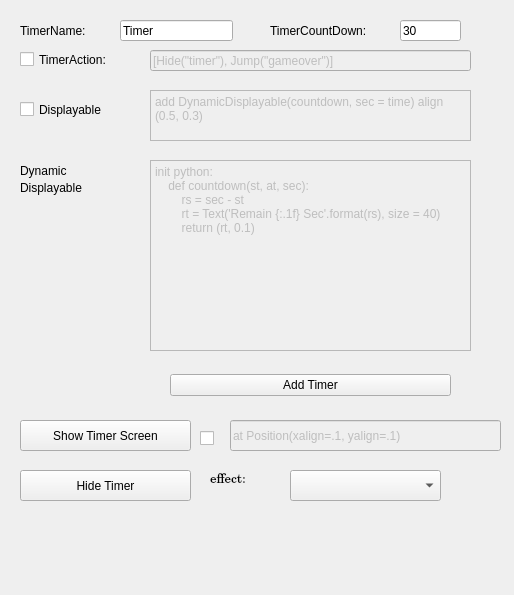
<?xml version="1.0" encoding="UTF-8"?>
<ui version="4.0">
 <class>TimerForm</class>
 <widget class="QWidget" name="TimerForm">
  <property name="enabled">
   <bool>true</bool>
  </property>
  <property name="geometry">
   <rect>
    <x>0</x>
    <y>0</y>
    <width>514</width>
    <height>595</height>
   </rect>
  </property>
  <property name="windowTitle">
   <string>Form</string>
  </property>
  <widget class="QLabel" name="label">
   <property name="geometry">
    <rect>
     <x>20</x>
     <y>20</y>
     <width>91</width>
     <height>21</height>
    </rect>
   </property>
   <property name="text">
    <string>TimerName:</string>
   </property>
  </widget>
  <widget class="QLabel" name="label_2">
   <property name="geometry">
    <rect>
     <x>270</x>
     <y>20</y>
     <width>121</width>
     <height>21</height>
    </rect>
   </property>
   <property name="text">
    <string>TimerCountDown:</string>
   </property>
  </widget>
  <widget class="QCheckBox" name="displayCheckBox">
   <property name="geometry">
    <rect>
     <x>20</x>
     <y>100</y>
     <width>131</width>
     <height>19</height>
    </rect>
   </property>
   <property name="text">
    <string>Displayable</string>
   </property>
  </widget>
  <widget class="QLineEdit" name="timerNamelineEdit">
   <property name="geometry">
    <rect>
     <x>120</x>
     <y>20</y>
     <width>113</width>
     <height>21</height>
    </rect>
   </property>
   <property name="text">
    <string>Timer</string>
   </property>
  </widget>
  <widget class="QLineEdit" name="timerCountDownlineEdit">
   <property name="geometry">
    <rect>
     <x>400</x>
     <y>20</y>
     <width>61</width>
     <height>21</height>
    </rect>
   </property>
   <property name="text">
    <string>30</string>
   </property>
  </widget>
  <widget class="QLineEdit" name="timerActionlineEdit">
   <property name="enabled">
    <bool>false</bool>
   </property>
   <property name="geometry">
    <rect>
     <x>150</x>
     <y>50</y>
     <width>321</width>
     <height>21</height>
    </rect>
   </property>
   <property name="text">
    <string>[Hide(&quot;timer&quot;), Jump(&quot;gameover&quot;)]</string>
   </property>
  </widget>
  <widget class="QPlainTextEdit" name="timerDisplayableLineEdit">
   <property name="enabled">
    <bool>false</bool>
   </property>
   <property name="geometry">
    <rect>
     <x>150</x>
     <y>90</y>
     <width>321</width>
     <height>51</height>
    </rect>
   </property>
   <property name="plainText">
    <string>add DynamicDisplayable(countdown, sec = time) align (0.5, 0.3)</string>
   </property>
  </widget>
  <widget class="QPlainTextEdit" name="timerPyPlainTextEdit">
   <property name="enabled">
    <bool>false</bool>
   </property>
   <property name="geometry">
    <rect>
     <x>150</x>
     <y>160</y>
     <width>321</width>
     <height>191</height>
    </rect>
   </property>
   <property name="plainText">
    <string>init python:                  
    def countdown(st, at, sec):
        rs = sec - st
        rt = Text('Remain {:.1f} Sec'.format(rs), size = 40)
        return (rt, 0.1)</string>
   </property>
  </widget>
  <widget class="QLabel" name="label_4">
   <property name="geometry">
    <rect>
     <x>20</x>
     <y>160</y>
     <width>61</width>
     <height>21</height>
    </rect>
   </property>
   <property name="text">
    <string>Dynamic</string>
   </property>
  </widget>
  <widget class="QLabel" name="label_5">
   <property name="geometry">
    <rect>
     <x>20</x>
     <y>180</y>
     <width>91</width>
     <height>16</height>
    </rect>
   </property>
   <property name="text">
    <string>Displayable</string>
   </property>
  </widget>
  <widget class="QPushButton" name="showTimerPushButton">
   <property name="geometry">
    <rect>
     <x>20</x>
     <y>420</y>
     <width>171</width>
     <height>31</height>
    </rect>
   </property>
   <property name="text">
    <string>Show Timer Screen</string>
   </property>
  </widget>
  <widget class="QLineEdit" name="timerPosionlineEdit">
   <property name="enabled">
    <bool>false</bool>
   </property>
   <property name="geometry">
    <rect>
     <x>230</x>
     <y>420</y>
     <width>271</width>
     <height>31</height>
    </rect>
   </property>
   <property name="text">
    <string>at Position(xalign=.1, yalign=.1)</string>
   </property>
   <property name="readOnly">
    <bool>true</bool>
   </property>
  </widget>
  <widget class="QPushButton" name="hideTimerPushBtn">
   <property name="geometry">
    <rect>
     <x>20</x>
     <y>470</y>
     <width>171</width>
     <height>31</height>
    </rect>
   </property>
   <property name="text">
    <string>Hide Timer</string>
   </property>
  </widget>
  <widget class="QComboBox" name="effectComboBox">
   <property name="geometry">
    <rect>
     <x>290</x>
     <y>470</y>
     <width>151</width>
     <height>31</height>
    </rect>
   </property>
  </widget>
  <widget class="QLabel" name="label_6">
   <property name="geometry">
    <rect>
     <x>210</x>
     <y>464</y>
     <width>72</width>
     <height>31</height>
    </rect>
   </property>
   <property name="font">
    <font>
     <family>Century</family>
     <pointsize>10</pointsize>
    </font>
   </property>
   <property name="text">
    <string>effect:</string>
   </property>
  </widget>
  <widget class="QCheckBox" name="timerPositionChkBox">
   <property name="geometry">
    <rect>
     <x>200</x>
     <y>428</y>
     <width>91</width>
     <height>21</height>
    </rect>
   </property>
   <property name="text">
    <string/>
   </property>
  </widget>
  <widget class="QCheckBox" name="timerActionCheckBox">
   <property name="geometry">
    <rect>
     <x>20</x>
     <y>50</y>
     <width>121</width>
     <height>19</height>
    </rect>
   </property>
   <property name="text">
    <string>TimerAction:</string>
   </property>
  </widget>
  <widget class="QWidget" name="layoutWidget">
   <property name="geometry">
    <rect>
     <x>170</x>
     <y>370</y>
     <width>281</width>
     <height>30</height>
    </rect>
   </property>
   <layout class="QHBoxLayout" name="horizontalLayout">
    <item>
     <widget class="QPushButton" name="addTimerPushButton">
      <property name="text">
       <string>Add Timer</string>
      </property>
     </widget>
    </item>
   </layout>
  </widget>
 </widget>
 <resources/>
 <connections/>
</ui>
